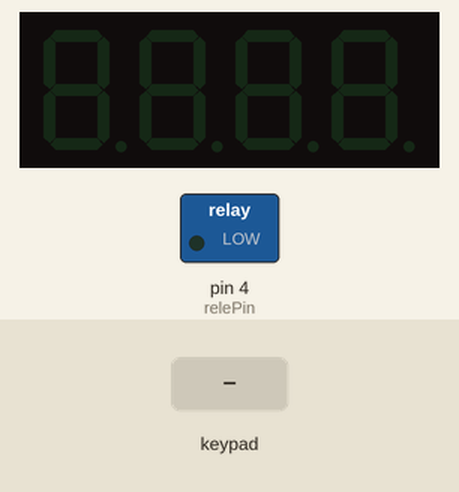
This sketch was run on a simulated Arduino Uno, built with avr-gcc and run on an emulated ATmega328P. On the bench: 4-digit seven-segment display, switched loads named in the sketch (green lamp = pin HIGH). The inputs (shaded band) are chosen by the test bench.

Above: at 1.2 s.
1.3 s: keypad keys 7 1 9 4 pressed 0.4 s apart
At 2.52 s:
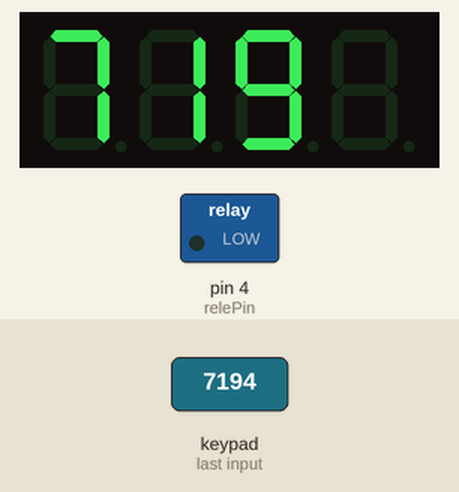
At 5.9 s:
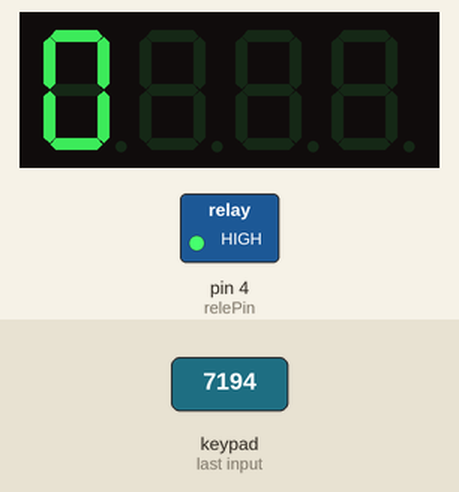
Timing chart, 0 to 7.4 s (numbered marks = the images above; inputs shaded):
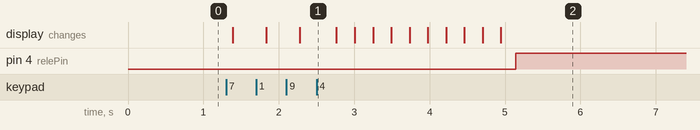

Measured:
- after the input at 1.3 s, pin 4 (relePin): LOW → HIGH after 3.8 s; the display: first changes after 0.09 s (image 1 shows a later state)

The sketch:

rank_locker.ino
```cpp
/*
 * изделие №5
 * запаять D2-D12
 * D2 - clk screen
 * D3 - dio screen
 * D4 - rele
 * D5-D12 - пины на клаве слева на право (вид сверху)
 * 4 slota GND
 * 4 slota 5V
 */
#include <TM1637Display.h>

#include <Keypad.h>
#include <Servo.h>
String password = "7194";
int password_len = 4;

int relePin = 4;

String enteredPassword = "";

const byte ROWS = 4; // Four rows
const byte COLS = 4; // Three columns
// Define the Keymap
char keys[ROWS][COLS] = {
  {'1','2','3'},
  {'4','5','6'},
  {'7','8','9'},
  {'#','0','*'}
};
// Connect keypad ROW0, ROW1, ROW2 and ROW3 to these Arduino pins.
byte rowPins[ROWS] = { 8, 7, 6, 5};
// Connect keypad COL0, COL1 and COL2 to these Arduino pins.
byte colPins[COLS] = { 12, 11, 10, 9};

// Create the Keypad
Keypad kpd = Keypad( makeKeymap(keys), rowPins, colPins, ROWS, COLS );

// screen
#define CLK 2
#define DIO 3

TM1637Display display(CLK, DIO);
char mainScreenBuffer[4];

int buttonState = 0;

void setup()
{

  pinMode (relePin, OUTPUT);
  digitalWrite(relePin, LOW);

  setLocked(true);
  enteredPassword = "";
  Serial.begin(9600);
  clearDisplay();
}

void clearDisplay() {
  uint8_t data[] = { 0x00, 0x00, 0x0, 0x00 };
  display.setBrightness(0x0f);
  display.setSegments(data);
  display.clear();
}

void displayData(String pass) {
  uint8_t data[] = { 0x00, 0x00, 0x0, 0x00 };
  display.setBrightness(0x0f);
  display.clear();

  // Selectively set different digits
  int len = pass.length();
  if (len > 0) {
    data[0] = display.encodeDigit(pass[0] - '0');
  }

  if (len > 1) {
    data[1] = display.encodeDigit(pass[1] - '0');
  }

  if (len > 2) {
    data[2] = display.encodeDigit(pass[2] - '0');
  }

  if (len > 3) {
    data[3] = display.encodeDigit(pass[3] - '0');
  }

  display.setSegments(data);
}

void reset() {
  enteredPassword = "";
  setLocked(true);
  clearDisplay();
}

void loop() {

  char key = kpd.getKey();

  if (key == '*' || key == '#') {
    reset();
  }
  else if(key) {
    enteredPassword += key;

    displayData(enteredPassword);

    if (password == enteredPassword) {
      for (int i = 9; i >= 0; i--) {
        displayData(String(i));
        delay(200);
      }
      setLocked(false);
      delay(10000);
    } else if (enteredPassword.length() >= 4) {
      for (int i = 0; i < 6; i++) {
        delay(120);
        displayData("0000");
      }
      reset();
    }

}

delay(100);
}

void setLocked(boolean locked){

 if (locked){
   digitalWrite(relePin, LOW);
 }
 else{
  digitalWrite(relePin, HIGH);
 }

}
```
